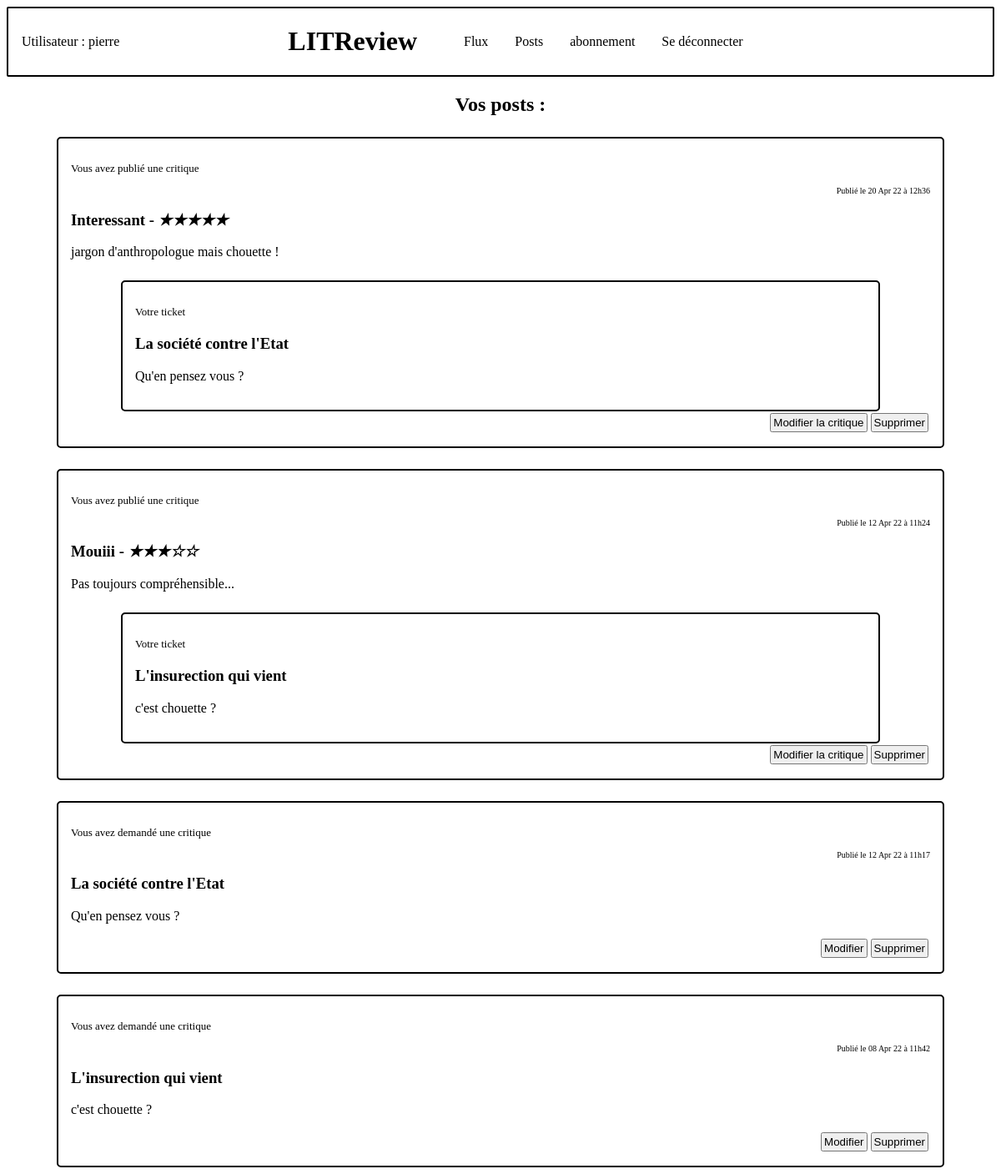
Screenshot of /posts/ (signed in) with the database file from the repository.
### authentication/models.py (models this page shows)
class User(AbstractUser):
    follows = models.ManyToManyField('self',
                                     through='review.UserFollows',
                                     symmetrical=False,
                                     related_name='followed')

### review/models.py (models this page shows, shortened)
class Review(models.Model):
    ticket = models.ForeignKey(to=Ticket, on_delete=models.CASCADE)
    rating = models.PositiveSmallIntegerField(
        validators=[MinValueValidator(0), MaxValueValidator(5)])
    headline = models.CharField(max_length=128)
    body = models.TextField(max_length=2048, blank=True)
    user = models.ForeignKey(
        to=settings.AUTH_USER_MODEL, on_delete=models.CASCADE)
    time_created = models.DateTimeField(auto_now_add=True)

class Ticket(models.Model):
    title = models.CharField(max_length=128)
    description = models.TextField(max_length=2048, blank=True)
    user = models.ForeignKey(
        to=settings.AUTH_USER_MODEL, on_delete=models.CASCADE)
    image = models.ImageField(null=True, blank=True)
    time_created = models.DateTimeField(auto_now_add=True)
    contributors = models.ManyToManyField(settings.AUTH_USER_MODEL, through='TicketContributor',
                                          related_name='contributions')
    IMAGE_MAX_SIZE = (400, 400)

### review/views.py (the view)
# urls.py: path('posts/', review.views.posts, name='posts'),
@login_required
def posts(request):
    tickets = models.Ticket.objects.filter(user=request.user)
    reviews = models.Review.objects.filter(user=request.user)
    tickets_and_reviews = sorted(
        chain(tickets, reviews),
        key=lambda instance: instance.time_created,
        reverse=True
    )
    context = {
        'tickets_and_reviews': tickets_and_reviews
    }
    return render(request, 'review/posts.html', context=context)

### review/templatetags/review_extras.py (called while the page is built)
@register.filter
def model_type(value):
    return type(value).__name__

@register.filter
def get_posted_at_display(posted_at):
    seconds_ago = (timezone.now() - posted_at).total_seconds()
    if seconds_ago <= HOUR:
        return f'Publié il y a {int(seconds_ago // MINUTE)} minutes.'
    elif seconds_ago <= DAY:
        return f'Publié il y a {int(seconds_ago // HOUR)} heures.'
    return f'Publié le {posted_at.strftime("%d %b %y à %Hh%M")}'

@register.filter
def contributor_list(ticket):
    contrib_list = ticket.contributors.all()
    return contrib_list

### review/templates/review/posts.html
{% extends 'base.html' %}
{% load review_extras %}
{% block content %}
<h2>Vos posts :</h2>
    {% for instance in tickets_and_reviews %}
        {% if instance|model_type == 'Ticket' %}
            {% include 'review/partial/ticket.html' with ticket=instance detailed=True %}
        {% elif instance|model_type == 'Review' %}
            {% include 'review/partial/review.html' with review=instance update_button=True %}
        {% endif %}
    {% endfor %}
{% endblock content %}

### templates/base.html (shortened to what this page needs)
{% load static %}
<html>
    <head>
        <link rel="stylesheet" href="{% static 'app.css' %}">
    </head>
    <body>
        <div class="sidebar">
            {% if user.is_authenticated %}
                <p>Utilisateur : {{ request.user }} </p>
                <h1>LITReview</h1>
                <nav class="menu">
                    <ul>
                        <li><a href="{% url 'feed' %}">Flux</a></li>
                        <li><a href="{% url 'posts' %}">Posts</a></li>
                        <li><a href="{% url 'follow_users' %}">abonnement</a></li>
                        <li><a href="{% url 'logout' %}">Se déconnecter</a></li>
                    </ul>
                </nav>
            {% else %}
                <h1 id="disconnected">LITReview</h1>
            {% endif %}
        </div>
        {% block content %}{% endblock content %}
    </body>
</html>

### review/templates/review/partial/review.html
{% load review_extras %}
<div class="review">
    {% if review.user == request.user %}
        <p class="review__user">Vous avez publié une critique</p>
    {% else %}
        <p class="review__user">{{review.user}} a publié une critique</p>
    {% endif %}
    <p class="review__time">{{review.time_created|get_posted_at_display }} </p>
    <h3>{{review.headline}} -
        {% if review.rating == 0 %}
            <i class="review__rating__star">☆☆☆☆☆</i>
        {% elif review.rating == 1 %}
            <i class="review__rating__star">★☆☆☆☆</i>
        {% elif review.rating == 2 %}
            <i class="review__rating__star">★★☆☆☆</i>
        {% elif review.rating == 3 %}
            <i class="review__rating__star">★★★☆☆</i>
        {% elif review.rating == 4 %}
            <i class="review__rating__star">★★★★☆</i>
        {% else %}
            <i class="review__rating__star">★★★★★</i>
        {% endif %}
    </h3>
    <p>{{review.body}}</p>
    <div>
        {% include 'review/partial/ticket.html' with ticket=review.ticket detailed=False %}
    </div>
    {% if update_button %}
        {% if review.user == request.user %}
            <div class="review__edit">
                <button><a href="{% url 'review_update' review.id %}">Modifier la critique</a></button>
                <button><a href="{% url 'delete' review.id 'Review' %}">Supprimer</a></button>
            </div>
        {% endif %}
    {% endif %}
</div>

### review/templates/review/partial/ticket.html (shortened to what this page needs)
{% load review_extras %}
<div class="ticket">
    {% if detailed %}
        {% if ticket.user == request.user %}
            <p class="ticket__user">Vous avez demandé une critique</p>
        {% else %}
            <p class="ticket__user">{{ticket.user}} a demandé une critique</p>
        {% endif %}
    {% else %}
        {% if ticket.user == request.user %}
            <p class="ticket__user">Votre ticket</p>
        {% else %}
            <p class="ticket__user">Ticket - {{ticket.user}}</p>
        {% endif %}
    {% endif %}
    {% if detailed %}
        <p class="ticket__time">{{ticket.time_created|get_posted_at_display }}</p>
    {% endif %}
    <h3 class="ticket__title">{{ticket.title}}</h3>
    <p>{{ticket.description}}</p>
        {% if ticket.user == request.user and detailed %}
            <div class="ticket__edit">
                <button><a href="{% url 'ticket_update' ticket.id %}">Modifier</a></button>
                <button><a href="{% url 'delete' ticket.id 'Ticket' %}">Supprimer</a></button>
            </div>
        {% endif %}
</div>

### static/app.css (style rules this page uses)
.ticket { border: 2px; padding: 15px; margin-top: 25px; margin-left: 60px; margin-right: 60px; box-sizing: content-box; border-style: solid; border-radius: 5px; }
.ticket__user { font-size: small; }
.ticket__time { font-size: x-small; text-align: right; }
.ticket__edit { display: flex; justify-content: right; }
.review { border: 2px; padding: 15px; margin-top: 25px; margin-left: 60px; margin-right: 60px; box-sizing: content-box; border-style: solid; border-radius: 5px; }
.review__user { font-size: small; }
.review__time { font-size: x-small; text-align: right; }
.review__edit { display: flex; justify-content: right; }
.sidebar { display: flex; align-items: center; border: 2px; box-sizing: content-box; border-style: solid; border-radius: 2px; }
.sidebar p { float: right; width: 40%; padding: 14px 16px; }
.sidebar h1 { width: 20%; text-align: center; }
.sidebar ul { display: flex; align: right; width: 650px; }
.sidebar ul li { display: inline-block; padding: 14px 16px; }
.sidebar ul li a { text-decoration: none; color: black; }
button { margin: 2px; padding: 2px; }
button a { text-decoration: none; color: black; }
h2 { text-align: center; }

### rows the page displays
User: user "pierre"
Review: shows "Vous avez publié une critique", time_created|get_posted_at_display "Publié le 20 Apr 22 à 12h36", headline "Interessant", body "jargon d'anthropologue mais chouette !", shows "Votre ticket", shows "Modifier la critique"
Ticket: title "La société contre l'Etat", description "Qu'en pensez vous ?", shows "Vous avez demandé une critique", time_created|get_posted_at_display "Publié le 12 Apr 22 à 11h17", shows "Modifier"
Review: shows "Vous avez publié une critique", time_created|get_posted_at_display "Publié le 12 Apr 22 à 11h24", headline "Mouiii", body "Pas toujours compréhensible...", shows "Votre ticket", shows "Modifier la critique"
Ticket: title "L'insurection qui vient", description "c'est chouette ?", shows "Vous avez demandé une critique", time_created|get_posted_at_display "Publié le 08 Apr 22 à 11h42", shows "Modifier"
